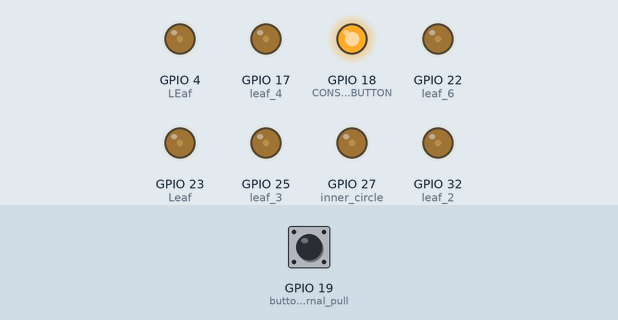
Simulated run of this sketch. Board: ESP32. Parts: output pins drawn as LEDs (lit = HIGH). Dashed ring = blinking. Inputs (shaded band) come from the test bench; at power-on: GPIO 19 (button_with_internal_pull) HIGH. What the sketch prints to the serial monitor is not drawn.

Above: at 1.2 s.
1.3 s: GPIO 19 (button_with_internal_pull) pulled LOW for 0.15 s
At 2.75 s:
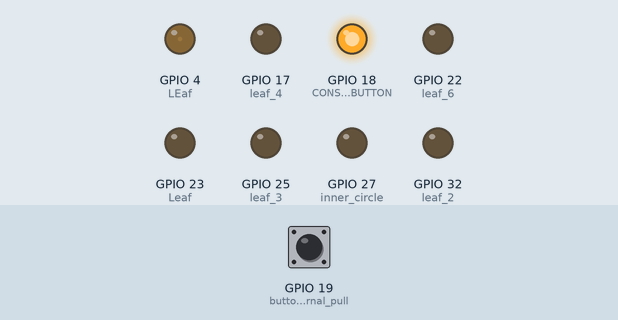
4.3 s: GPIO 19 (button_with_internal_pull) pulled LOW for 1 s
At 7.1 s:
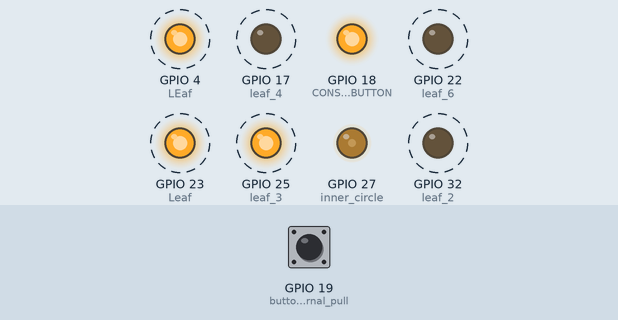
7.3 s: GPIO 19 (button_with_internal_pull) pulled LOW for 3.2 s
At 8.1 s:
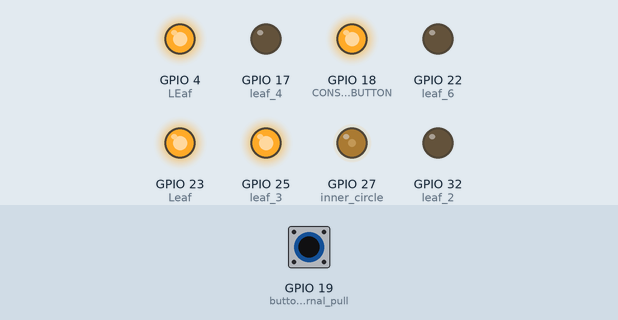
12.0 s: GPIO 19 (button_with_internal_pull) pulsed LOW 2 times (0.12 s each, 0.3 s apart)
At 14.83 s:
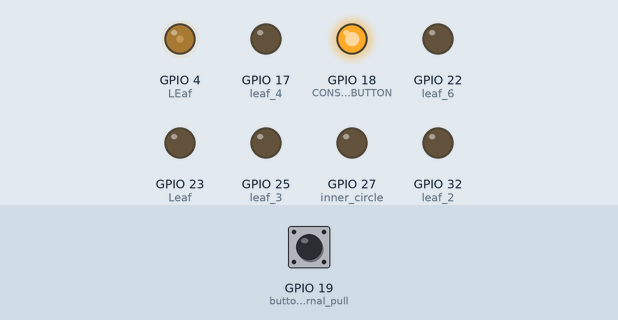
15.0 s: GPIO 19 (button_with_internal_pull) pulled LOW for 0.15 s
Timing chart, 0 to 19.1 s (numbered marks = the images above; inputs shaded):
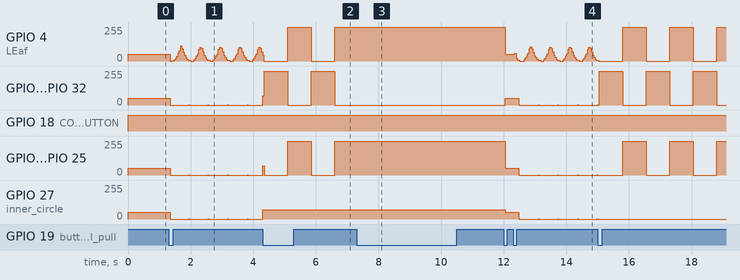

The sketch:

pcb_flower.ino
```cpp
int buttonstate = 0;                      //button starts at 0
unsigned long previousMillis = 0;           // starts time last checked at 0
const long mode2interval = 750;                                  // blink interval for buttonstate 2   (bigger# = slower, smaller# = faster)
const long mode3interval = 750;
long pwminterval = 5;
long prevpwm = 0;
bool ledState = false;     // initial conditions
int brightness =0;         //pwm start at zero
int fader = 5;
int blinkbrightness= 255;

void setup() {
  pinMode(23, OUTPUT);  // Leaf #1
  pinMode(32, OUTPUT); //leaf 2
  pinMode(25, OUTPUT); // leaf 3
  pinMode(17, OUTPUT); // leaf 4
  pinMode(4, OUTPUT);   // LEaf #5
  pinMode(22, OUTPUT); // leaf 6
  pinMode(27, OUTPUT); // inner circle

  pinMode(19, INPUT_PULLUP); // button with internal pull-up READS FROM PIN 18
  pinMode(18, OUTPUT);       // CONSTANT HIGH FOR BUTTON TO USE
  Serial.begin(9600);
  //ledcSetup(0, 5000, 12);
  //ledcAttachPin(23,0);          //led pin at 0
}

void loop() {
  static int lastButton = HIGH;
  int reading = digitalRead(19);      //gives out sensing pin a value of eiher on or off
  digitalWrite(18,HIGH);
  // Debounce: detect press transition
  if (reading == LOW && lastButton == HIGH) {     //2 conditions to make reading sensor read just that specific readign and not multiple, keeps it from reading multiple if left pushed
    buttonstate++;                                 // increments
    if (buttonstate > 3) buttonstate = 0;         // keeps button state between wanted values of 0,1,2, 3
    delay(50); // debounce delay
  }
  lastButton = reading;   // what allows the second contion to update

  Serial.println(buttonstate);

  if (buttonstate == 0) {           // just a solid high signal
    analogWrite(23, 50);           // brihtness depends on this value (max = 250) for all
      analogWrite(25, 50);
      analogWrite(4, 50);
      analogWrite(27, 50);
      analogWrite(32,50);
      analogWrite(17, 50);
      analogWrite(22, 50);
  }
  else if (buttonstate == 1) {           // (pwm/fade on evrything)
    digitalWrite(4, LOW);
    int currentMillis = millis();
      if (currentMillis - prevpwm >= pwminterval){
        if (brightness <= 0){
          brightness = 0;
          fader = -fader;     // //fader only switches when it hits the boundaries like a wall
        }
        else if (brightness >= 248){                                       //adjust for brightness (248 max)
          brightness= 248;
          fader = -fader;
        }
      int gammaCorrected = pow(brightness / 255.0, 2.2) * 255;
      analogWrite(23, gammaCorrected);
      analogWrite(25, gammaCorrected);
      analogWrite(4, gammaCorrected);
      analogWrite(27, gammaCorrected);
      analogWrite(32, gammaCorrected);
      analogWrite(17, gammaCorrected);
      analogWrite(22, gammaCorrected);
      brightness += fader;                          // gets brighter
      prevpwm = currentMillis;
      }


  }
  else if (buttonstate == 2) {              // flashing triangle
    //analogWrite(23, LOW);
    unsigned long currentMillis =   millis();                 //check how long program has been running
    if (currentMillis - previousMillis >= mode2interval) {         // prevMills starts at 0, if time checked now - time checked last time is greater than mode2interval millisecond
      previousMillis = currentMillis;                         // update time checked
      blinkbrightness = -blinkbrightness + 255;               // led state toggles
      analogWrite(23, blinkbrightness);
      analogWrite(25, blinkbrightness);
      analogWrite(4, blinkbrightness);
      analogWrite(32, -blinkbrightness + 255);
      analogWrite(17, -blinkbrightness + 255);
      analogWrite(22, -blinkbrightness + 255);
    }
  }
  else if (buttonstate ==3 ){          // circle
    unsigned long currentMillis =   millis();                 //check how long program has been running
    if (currentMillis - previousMillis >= mode3interval) {         // prevMills starts at 0, if time checked now - time checked last time is greater than 1 second
      previousMillis = currentMillis;
    }
  }
}
```

Measured:
- after the input at 4.3 s, GPIO 27 (inner_circle): stays 71/255 (without the input it goes to 1/255 after 0.14 s)
- after the input at 7.3 s, GPIO 4 (LEaf), GPIO 23 (Leaf), GPIO 25 (leaf_3): stops changing and stays 255/255; GPIO 17 (leaf_4), GPIO 22 (leaf_6), GPIO 32 (leaf_2): stops changing and stays 0/255
- by itself, GPIO 17 (leaf_4), GPIO 22 (leaf_6), GPIO 23 (Leaf), GPIO 25 (leaf_3), GPIO 32 (leaf_2): alternates 255/255 for 0.75 s and 0/255 for 0.75 s
